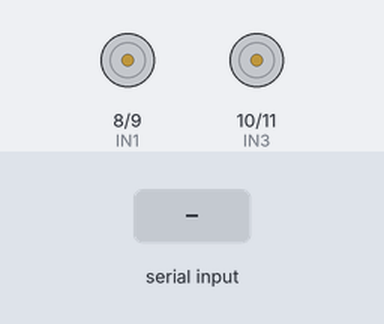
The sketch below on a simulated Arduino Uno, built with avr-gcc and run on an emulated ATmega328P. Shown: motor-driver pin pairs drawn as motors (green arrow = first pin HIGH = forward, orange = second pin HIGH = backward, longer = more drive, scaled by the enable pin). The inputs (shaded band) are chosen by the test bench.

Above: at 1.2 s.
1.3 s: "F" received over Serial
At 2.0 s:
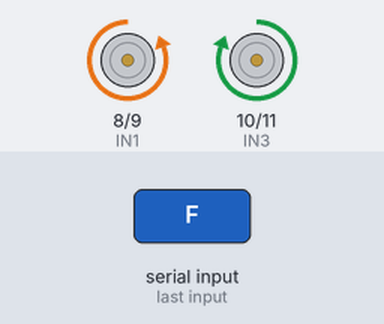
2.8 s: "R" received over Serial
At 3.2 s:
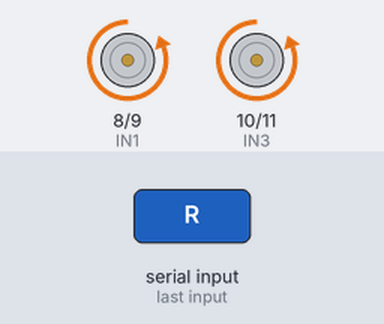
4.3 s: "L" received over Serial
At 5.5 s:
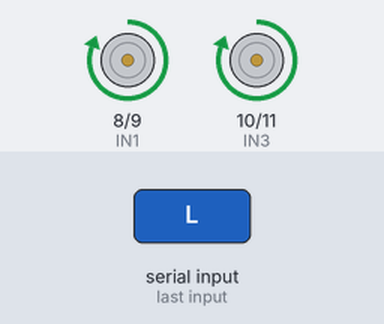
5.8 s: "B" received over Serial
At 6.6 s:
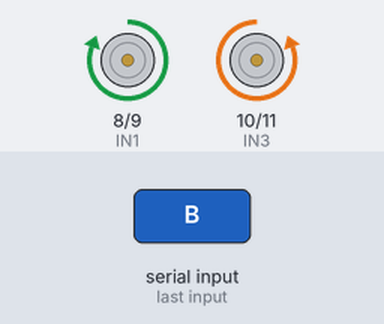
7.3 s: "S" received over Serial
At 7.8 s:
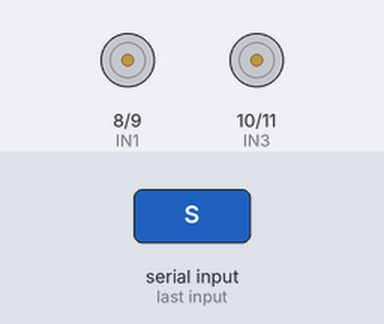
Timing chart, 0 to 9.8 s (numbered marks = the images above; inputs shaded):
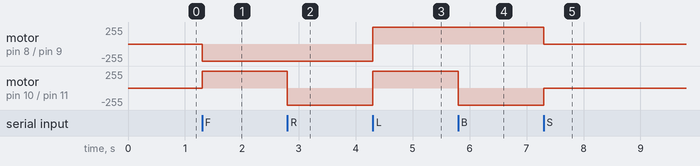

The sketch:

BT_Car.ino
```cpp
#define R_enable 5 //D5
#define L_enable 6 //D6
#define IN1 0 //B0
#define IN2 1 //B1
#define IN3 2 //B2
#define IN4 3 //B3

uint8_t R_speed = 255;
uint8_t L_speed = 255;

//Functions for the rotation of motors.
void leftForward(const uint8_t &speed){
  analogWrite(L_enable, speed);
  PORTB = PORTB & ~(1 << IN1) | (1 << IN2);
}
void leftBack(const uint8_t &speed){
  analogWrite(L_enable, speed);
  PORTB = PORTB & ~(1 << IN2) | (1 << IN1);
}
void rightForward(const uint8_t &speed){
  analogWrite(R_enable, speed);
  PORTB = PORTB & ~(1 << IN4) | (1 << IN3);
}
void rightBack(const uint8_t &speed){
  analogWrite(R_enable, speed);
  PORTB = PORTB & ~(1 << IN3) | (1 << IN4);
}

//Functions for directional movement of the vehicle.
void release(){
  PORTB = PORTB & ~(1 << IN1) & ~(1 << IN2) & ~(1 << IN3) & ~(1 << IN4);
}
void forward(const uint8_t &_L_speed, const uint8_t &_R_speed){
  leftForward(_L_speed);
  rightForward(_R_speed);
}
void back(const uint8_t &_L_speed, const uint8_t &_R_speed){
  leftBack(_L_speed);
  rightBack(_R_speed);
}
void turnRight(){
  leftForward(L_speed);
  rightBack(R_speed);
}
void turnLeft(){
  leftBack(L_speed);
  rightForward(R_speed);
}

void setup() {
  DDRB |= (1 << IN1) | (1 << IN2) | (1 << IN3) | (1 << IN4); //set output
  PORTB = PORTB & ~(1 << IN1) & ~(1 << IN2) & ~(1 << IN3) & ~(1 << IN4);

  DDRD |= (1 << L_enable) | (1 << R_enable); //set output

  Serial.begin(9600);

}
void loop() {
  if(Serial.available()){ //if there is serial communicate.

    char data = Serial.read();   //get the data from bt.

    if(data == 'F'){
      forward(L_speed, R_speed); //movement in the forward direction.
    }
    else if(data == 'R'){
      turnRight();              //movement in the full-right direction without forward or back.
    }
    else if(data == 'L'){
      turnLeft();               //movement in the full-left direction without forward or back.
    }
    else if(data == 'B'){
      back(L_speed, R_speed);   //movement in the back direction.
    }
    else if(data == 'S'){   //for release
      release();
    }
    else if(data == 'I'){
      forward(L_speed, R_speed/5);  //movement in the right direction while vehicle moveing in the forward direction.
    }
    else if(data == 'G'){
      forward(L_speed/5, R_speed);  //movement in the left direction while vehicle moveing in the forward direction.
    }
    else if(data == 'H'){
      back(L_speed/5, R_speed);     //movement in the left direction while vehicle moveing in the back direction.
    }
    else if(data == 'J'){
      back(L_speed, R_speed/5);     //movement in the right direction while vehicle moveing in the back direction.
    }
    else if(data == 'q'){           //set the full speed.
      R_speed = 255;
      L_speed = R_speed;
    }
    else if(data == '0'){           //set the speed to 0.
      R_speed = 0;
      L_speed = R_speed;
    }
    else if(data >=49 && data <=57){       //speed adjustment.
      R_speed = map(data, 49, 57, 100, 254);
      L_speed = R_speed;
    }
  }
}
```

Measured:
- after the input at 1.3 s, motor on pin 8 (IN1) / pin 9 (IN2): stopped → backward 255/255 at once; motor on pin 10 (IN3) / pin 11 (IN4): stopped → forward 255/255 at once
- after the input at 2.8 s, motor on pin 10 (IN3) / pin 11 (IN4): forward 255/255 → backward 255/255 at once
- after the input at 4.3 s, motor on pin 8 (IN1) / pin 9 (IN2), motor on pin 10 (IN3) / pin 11 (IN4): backward 255/255 → forward 255/255 at once
- after the input at 5.8 s, motor on pin 10 (IN3) / pin 11 (IN4): forward 255/255 → backward 255/255 at once
- after the input at 7.3 s, motor on pin 8 (IN1) / pin 9 (IN2): forward 255/255 → stopped at once; motor on pin 10 (IN3) / pin 11 (IN4): backward 255/255 → stopped at once
